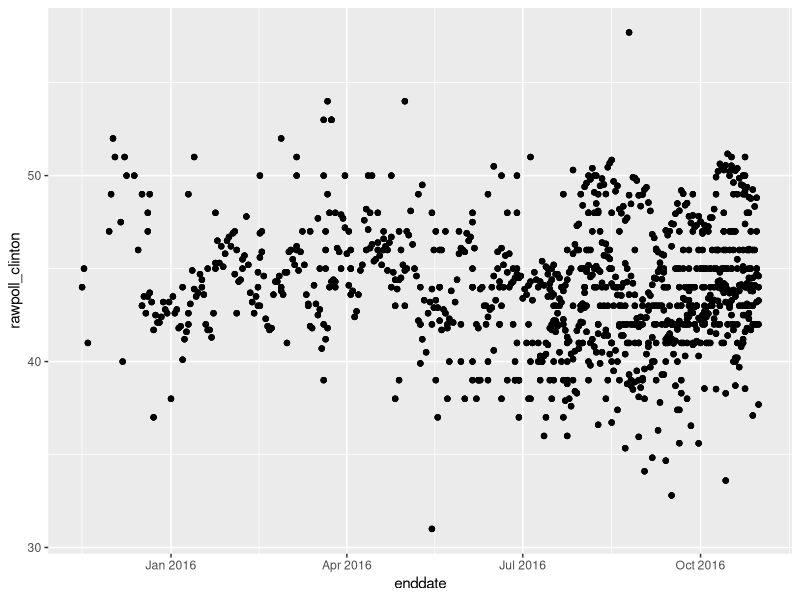
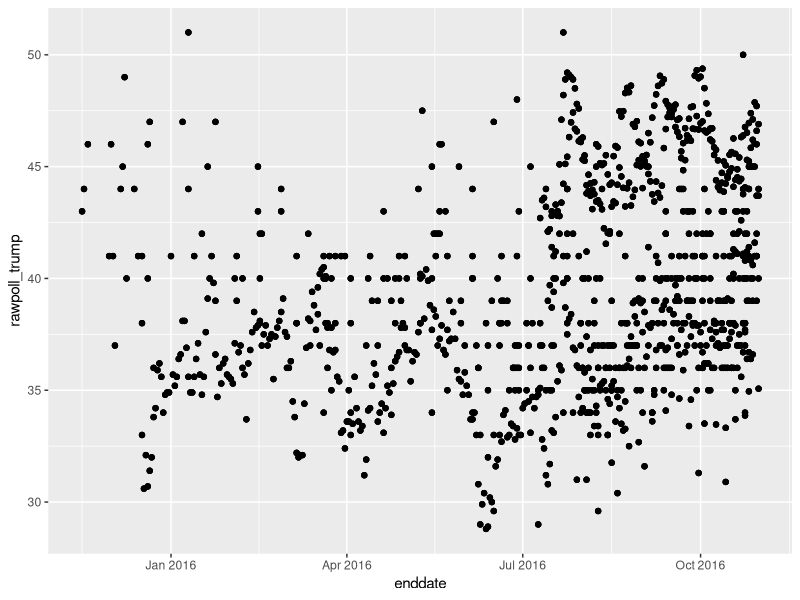
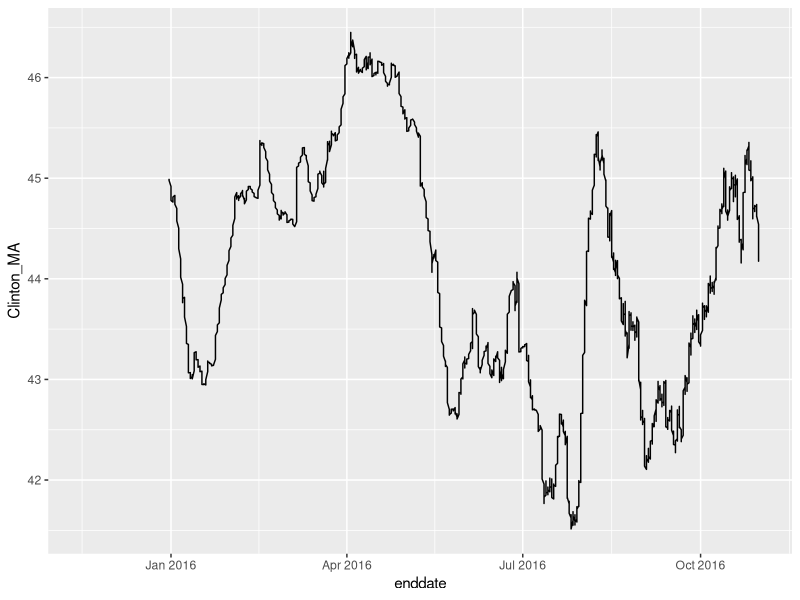
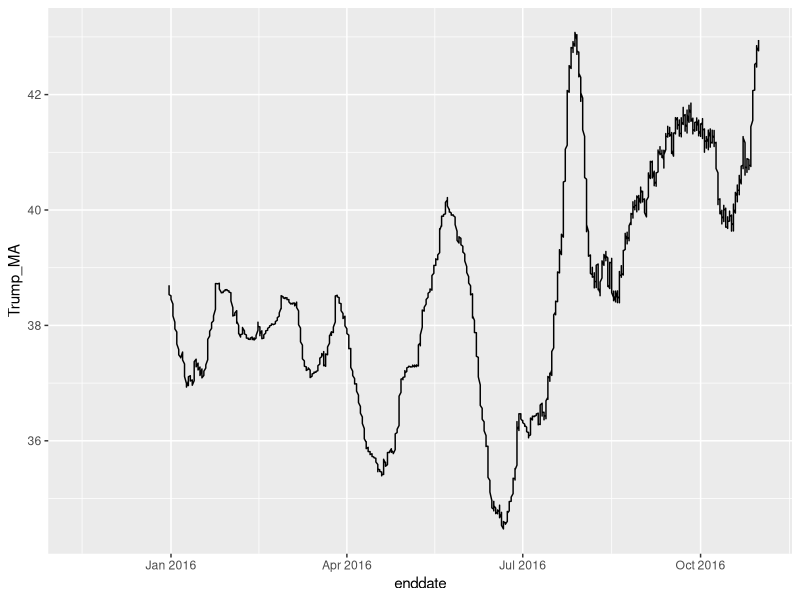
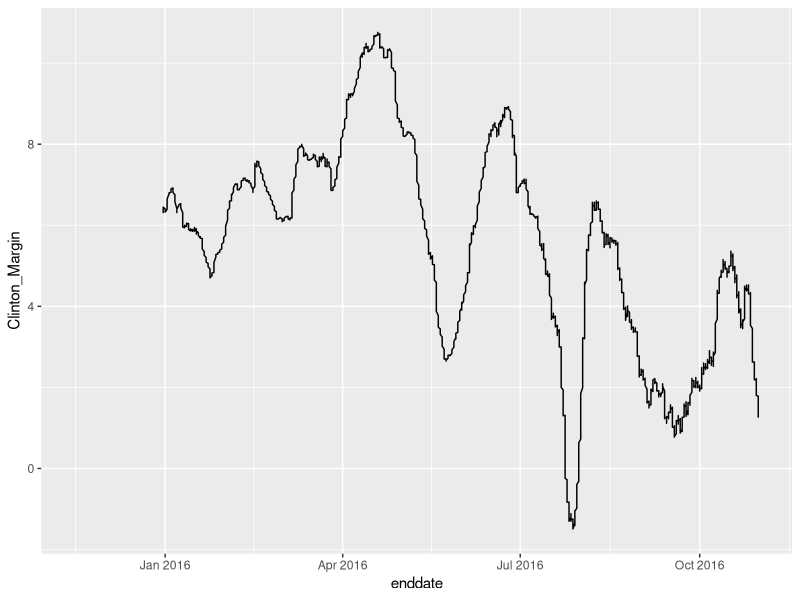
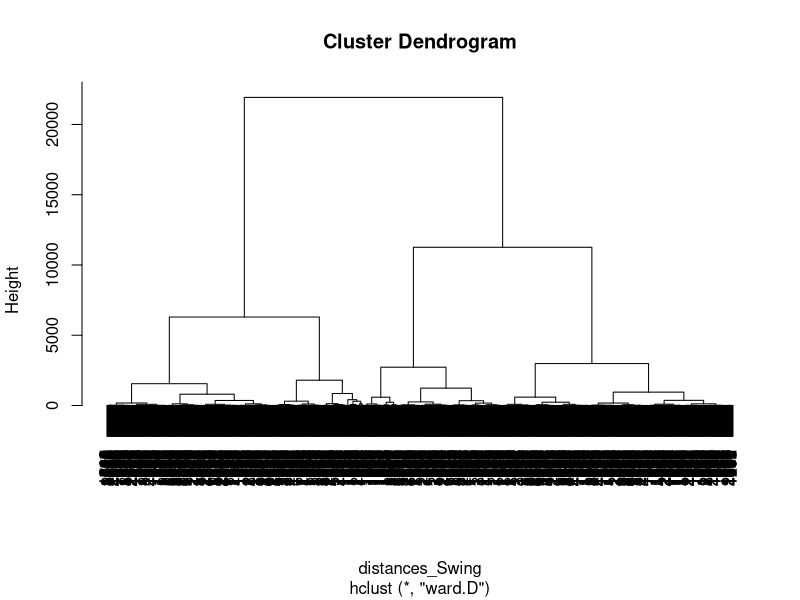

The R source for these figures, in order:
## ---- chunk 1
knitr::opts_chunk$set(echo = TRUE)
## ---- chunk 2
library(readr)

Raw_Data <- read_csv("presidential_polls.csv")

str(Raw_Data)
## ---- chunk 3
library(dplyr)

Clean_Data <- Raw_Data %>% select(-c(cycle:forecastdate, rawpoll_johnson, rawpoll_mcmullin, adjpoll_johnson:timestamp))

str(Clean_Data)
## ---- chunk 4
install.packages("lubridate")
library(lubridate)

National_Polls <- Clean_Data %>% 
  select(state, enddate, samplesize, rawpoll_clinton, rawpoll_trump) %>%
  filter(state == "U.S.") %>%
  mutate(enddate = mdy(enddate)) %>%
  arrange(enddate)

str(National_Polls)
## ---- chunk 5
install.packages("ggplot2")
library("ggplot2")

ggplot(data = National_Polls, aes(x=enddate, y=rawpoll_clinton)) +
  geom_point()
## ---- chunk 6
ggplot(data = National_Polls, aes(x=enddate, y=rawpoll_trump)) +
  geom_point()
## ---- chunk 7
install.packages("zoo")
library(zoo)

National_Polls <- National_Polls %>%
  mutate(Clinton_MA = rollmean(rawpoll_clinton, 100, na.pad=TRUE, align="right"))

ggplot(data = National_Polls, aes(x=enddate, y=Clinton_MA)) +
  geom_line()
## ---- chunk 8
National_Polls <- National_Polls %>%
  mutate(Trump_MA = rollmean(rawpoll_trump, 100, na.pad=TRUE, align="right"))

ggplot(data = National_Polls, aes(x=enddate, y=Trump_MA)) +
  geom_line()
## ---- chunk 9
National_Polls <- National_Polls %>%
  mutate(Clinton_Margin = Clinton_MA - Trump_MA)

ggplot(National_Polls, aes(x=enddate, y=Clinton_Margin)) +
  geom_line()
## ---- chunk 10
State_Polls_Swing <- Clean_Data %>%
  select(state, pollster, rawpoll_clinton, rawpoll_trump) %>%
  filter(state != "U.S.") %>%
  filter(state != "Maine CD-1") %>%
  filter(state != "Maine CD-2") %>%
  filter(state != "Nebraska CD-1") %>%
  filter(state != "Nebraska CD-2") %>%
  filter(state != "Nebraska CD-3") %>%
  mutate(Clinton_Margin = rawpoll_clinton - rawpoll_trump)
str(State_Polls_Swing)
## ---- chunk 11
State_Polls_Swing$rawpoll_clinton = NULL
State_Polls_Swing$rawpoll_trump = NULL
State_Polls_Swing <- unique(State_Polls_Swing)

distances_Swing <- dist(State_Polls_Swing, method = "euclidean")
clusterStates_Swing <- hclust(distances_Swing, method = "ward")
plot(clusterStates_Swing)

clusterGroups_Swing <- cutree(clusterStates_Swing, k = 3)
## ---- chunk 12
# Alabama
Alabama_Cluster_Swing <- round(mean(clusterGroups_Swing[State_Polls_Swing$state == "Alabama"]))
Alabama_Cluster_Swing

# Alaska
Alaska_Cluster_Swing <- round(mean(clusterGroups_Swing[State_Polls_Swing$state == "Alaska"]))
Alaska_Cluster_Swing

# Arizona
Arizona_Cluster_Swing <- round(mean(clusterGroups_Swing[State_Polls_Swing$state == "Arizona"]))
Arizona_Cluster_Swing

# Arkansas
Arkansas_Cluster_Swing <- round(mean(clusterGroups_Swing[State_Polls_Swing$state == "Arkansas"]))
Arkansas_Cluster_Swing

# California
California_Cluster_Swing <- round(mean(clusterGroups_Swing[State_Polls_Swing$state == "California"]))
California_Cluster_Swing

# Colorado
Colorado_Cluster_Swing <- round(mean(clusterGroups_Swing[State_Polls_Swing$state == "Colorado"]))
Colorado_Cluster_Swing

# Connecticut
Connecticut_Cluster_Swing <- round(mean(clusterGroups_Swing[State_Polls_Swing$state == "Connecticut"]))
Connecticut_Cluster_Swing

# District of Columbia
District_of_Columbia_Cluster_Swing <- round(mean(clusterGroups_Swing[State_Polls_Swing$state == "District of Columbia"]))
District_of_Columbia_Cluster_Swing

# Delaware
Delaware_Cluster_Swing <- round(mean(clusterGroups_Swing[State_Polls_Swing$state == "Delaware"]))
Delaware_Cluster_Swing

# Florida
Florida_Cluster_Swing <- round(mean(clusterGroups_Swing[State_Polls_Swing$state == "Florida"]))
Florida_Cluster_Swing

# Georgia
Georgia_Cluster_Swing <- round(mean(clusterGroups_Swing[State_Polls_Swing$state == "Georgia"]))
Georgia_Cluster_Swing

# Hawaii
Hawaii_Cluster_Swing <- round(mean(clusterGroups_Swing[State_Polls_Swing$state == "Hawaii"]))
Hawaii_Cluster_Swing

# Idaho
Idaho_Cluster_Swing <- round(mean(clusterGroups_Swing[State_Polls_Swing$state == "Idaho"]))
Idaho_Cluster_Swing

# Illinois
Illinois_Cluster_Swing <- round(mean(clusterGroups_Swing[State_Polls_Swing$state == "Illinois"]))
Illinois_Cluster_Swing

# Indiana
Indiana_Cluster_Swing <- round(mean(clusterGroups_Swing[State_Polls_Swing$state == "Indiana"]))
Indiana_Cluster_Swing

# Iowa
Iowa_Cluster_Swing <- round(mean(clusterGroups_Swing[State_Polls_Swing$state == "Iowa"]))
Iowa_Cluster_Swing

# Kansas
Kansas_Cluster_Swing <- round(mean(clusterGroups_Swing[State_Polls_Swing$state == "Kansas"]))
Kansas_Cluster_Swing

# Kentucky
Kentucky_Cluster_Swing <- round(mean(clusterGroups_Swing[State_Polls_Swing$state == "Kentucky"]))
Kentucky_Cluster_Swing

# Louisiana
Louisiana_Cluster_Swing <- round(mean(clusterGroups_Swing[State_Polls_Swing$state == "Louisiana"]))
Louisiana_Cluster_Swing

# Maine
Maine_Cluster_Swing <- round(mean(clusterGroups_Swing[State_Polls_Swing$state == "Maine"]))
Maine_Cluster_Swing

# Maryland
Maryland_Cluster_Swing <- round(mean(clusterGroups_Swing[State_Polls_Swing$state == "Maryland"]))
Maryland_Cluster_Swing

# Massachusetts
Massachusetts_Cluster_Swing <- round(mean(clusterGroups_Swing[State_Polls_Swing$state == "Massachusetts"]))
Massachusetts_Cluster_Swing

# Michigan
Michigan_Cluster_Swing <- round(mean(clusterGroups_Swing[State_Polls_Swing$state == "Michigan"]))
Michigan_Cluster_Swing

# Minnesota
Minnesota_Cluster_Swing <- round(mean(clusterGroups_Swing[State_Polls_Swing$state == "Minnesota"]))
Minnesota_Cluster_Swing

# Mississippi
Mississippi_Cluster_Swing <- round(mean(clusterGroups_Swing[State_Polls_Swing$state == "Mississippi"]))
Mississippi_Cluster_Swing

# Missouri
Missouri_Cluster_Swing <- round(mean(clusterGroups_Swing[State_Polls_Swing$state == "Missouri"]))
Missouri_Cluster_Swing

# Montana
Montana_Cluster_Swing <- round(mean(clusterGroups_Swing[State_Polls_Swing$state == "Montana"]))
Montana_Cluster_Swing

# Nebraska
Nebraska_Cluster_Swing <- round(mean(clusterGroups_Swing[State_Polls_Swing$state == "Nebraska"]))
Nebraska_Cluster_Swing

# Nevada
Nevada_Cluster_Swing <- round(mean(clusterGroups_Swing[State_Polls_Swing$state == "Nevada"]))
Nevada_Cluster_Swing

# New Hampshire
New_Hampshire_Cluster_Swing <- round(mean(clusterGroups_Swing[State_Polls_Swing$state == "New Hampshire"]))
New_Hampshire_Cluster_Swing

# New Jersey
New_Jersey_Cluster_Swing <- round(mean(clusterGroups_Swing[State_Polls_Swing$state == "New Jersey"]))
New_Jersey_Cluster_Swing

# New Mexico
New_Mexico_Cluster_Swing <- round(mean(clusterGroups_Swing[State_Polls_Swing$state == "New Mexico"]))
New_Mexico_Cluster_Swing

# New York
New_York_Cluster_Swing <- round(mean(clusterGroups_Swing[State_Polls_Swing$state == "New York"]))
New_York_Cluster_Swing

# North Carolina
North_Carolina_Cluster_Swing <- round(mean(clusterGroups_Swing[State_Polls_Swing$state == "North Carolina"]))
North_Carolina_Cluster_Swing

# North Dakota
North_Dakota_Cluster_Swing <- round(mean(clusterGroups_Swing[State_Polls_Swing$state == "North Dakota"]))
North_Dakota_Cluster_Swing

# Ohio
Ohio_Cluster_Swing <- round(mean(clusterGroups_Swing[State_Polls_Swing$state == "Ohio"]))
Ohio_Cluster_Swing

# Oklahoma
Oklahoma_Cluster_Swing <- round(mean(clusterGroups_Swing[State_Polls_Swing$state == "Oklahoma"]))
Oklahoma_Cluster_Swing

# Oregon
Oregon_Cluster_Swing <- round(mean(clusterGroups_Swing[State_Polls_Swing$state == "Oregon"]))
Oregon_Cluster_Swing

# Pennsylvania
Pennsylvania_Cluster_Swing <- round(mean(clusterGroups_Swing[State_Polls_Swing$state == "Pennsylvania"]))
Pennsylvania_Cluster_Swing

# Rhode Island
Rhode_Island_Cluster_Swing <- round(mean(clusterGroups_Swing[State_Polls_Swing$state == "Rhode Island"]))
Rhode_Island_Cluster_Swing

# South Carolina
South_Carolina_Cluster_Swing <- round(mean(clusterGroups_Swing[State_Polls_Swing$state == "South Carolina"]))
South_Carolina_Cluster_Swing

# South Dakota
South_Dakota_Cluster_Swing <- round(mean(clusterGroups_Swing[State_Polls_Swing$state == "South Dakota"]))
South_Dakota_Cluster_Swing

# Tennessee
Tennessee_Cluster_Swing <- round(mean(clusterGroups_Swing[State_Polls_Swing$state == "Tennessee"]))
Tennessee_Cluster_Swing

# Texas
Texas_Cluster_Swing <- round(mean(clusterGroups_Swing[State_Polls_Swing$state == "Texas"]))
Texas_Cluster_Swing

# Utah
Utah_Cluster_Swing <- round(mean(clusterGroups_Swing[State_Polls_Swing$state == "Utah"]))
Utah_Cluster_Swing

# Vermont
Vermont_Cluster_Swing <- round(mean(clusterGroups_Swing[State_Polls_Swing$state == "Vermont"]))
Vermont_Cluster_Swing

# Virginia
Virginia_Cluster_Swing <- round(mean(clusterGroups_Swing[State_Polls_Swing$state == "Virginia"]))
Virginia_Cluster_Swing

# Washington
Washington_Cluster_Swing <- round(mean(clusterGroups_Swing[State_Polls_Swing$state == "Washington"]))
Washington_Cluster_Swing

# West Virginia
West_Virginia_Cluster_Swing <- round(mean(clusterGroups_Swing[State_Polls_Swing$state == "West Virginia"]))
West_Virginia_Cluster_Swing

# Wisconsin
Wisconsin_Cluster_Swing <- round(mean(clusterGroups_Swing[State_Polls_Swing$state == "Wisconsin"]))
Wisconsin_Cluster_Swing

# Wyoming
Wyoming_Cluster_Swing <- round(mean(clusterGroups_Swing[State_Polls_Swing$state == "Wyoming"]))
Wyoming_Cluster_Swing
## ---- chunk 13
# Alaska
mean(clusterGroups_Swing[State_Polls_Swing$state == "Alaska"])
Alaska_Data <- Clean_Data %>%
  filter(state == "Alaska")

# Arizona
mean(clusterGroups_Swing[State_Polls_Swing$state == "Arizona"])
Arizona_Data <- Clean_Data %>%
  filter(state == "Arizona")

# Florida
mean(clusterGroups_Swing[State_Polls_Swing$state == "Florida"])
Florida_Data <- Clean_Data %>%
  filter(state == "Florida")

# Georgia
mean(clusterGroups_Swing[State_Polls_Swing$state == "Georgia"])
Georgia_Data <- Clean_Data %>%
  filter(state == "Georgia")

# Indiana
mean(clusterGroups_Swing[State_Polls_Swing$state == "Indiana"])
Indiana_Data <- Clean_Data %>%
  filter(state == "Indiana")

# Iowa
mean(clusterGroups_Swing[State_Polls_Swing$state == "Iowa"])
Iowa_Data <- Clean_Data %>%
  filter(state == "Iowa")

# Kansas
mean(clusterGroups_Swing[State_Polls_Swing$state == "Kansas"])
Kansas_Data <- Clean_Data %>%
  filter(state == "Kansas")

# Missouri
mean(clusterGroups_Swing[State_Polls_Swing$state == "Missouri"])
Missouri_Data <- Clean_Data %>%
  filter(state == "Missouri")

# Nevada
mean(clusterGroups_Swing[State_Polls_Swing$state == "Nevada"])
Nevada_Data <- Clean_Data %>%
  filter(state == "Nevada")

# North Carolina
mean(clusterGroups_Swing[State_Polls_Swing$state == "North Carolina"])
North_Carolina_Data <- Clean_Data %>%
  filter(state == "North Carolina")

# Ohio
mean(clusterGroups_Swing[State_Polls_Swing$state == "Ohio"])
Ohio_Data <- Clean_Data %>%
  filter(state == "Ohio")

# South Carolina
mean(clusterGroups_Swing[State_Polls_Swing$state == "South Carolina"])
South_Carolina_Data <- Clean_Data %>%
  filter(state == "South Carolina")

# Texas
mean(clusterGroups_Swing[State_Polls_Swing$state == "Texas"])
Texas_Data <- Clean_Data %>%
  filter(state == "Texas")

# Utah
mean(clusterGroups_Swing[State_Polls_Swing$state == "Utah"])
Utah_Data <- Clean_Data %>%
  filter(state == "Utah")
## ---- chunk 14
State_Polls_Final <- State_Polls_Swing

distances_Final <- dist(State_Polls_Final, method = "euclidean")
clusterStates_Final <- hclust(distances_Final, method = "ward")

clusterGroups_Final <- cutree(clusterStates_Final, k = 2)
## ---- chunk 15
# Alabama
Alabama_Cluster_Final <- round(mean(clusterGroups_Final[State_Polls_Final$state == "Alabama"]))
Alabama_Cluster_Final

# Alaska
Alaska_Cluster_Final <- round(mean(clusterGroups_Final[State_Polls_Final$state == "Alaska"]))
Alaska_Cluster_Final

# Arizona
Arizona_Cluster_Final <- round(mean(clusterGroups_Final[State_Polls_Final$state == "Arizona"]))
Arizona_Cluster_Final

# Arkansas
Arkansas_Cluster_Final <- round(mean(clusterGroups_Final[State_Polls_Final$state == "Arkansas"]))
Arkansas_Cluster_Final

# California
California_Cluster_Final <- round(mean(clusterGroups_Final[State_Polls_Final$state == "California"]))
California_Cluster_Final

# Colorado
Colorado_Cluster_Final <- round(mean(clusterGroups_Final[State_Polls_Final$state == "Colorado"]))
Colorado_Cluster_Final

# Connecticut
Connecticut_Cluster_Final <- round(mean(clusterGroups_Final[State_Polls_Final$state == "Connecticut"]))
Connecticut_Cluster_Final

# District of Columbia
District_of_Columbia_Cluster_Final <- round(mean(clusterGroups_Final[State_Polls_Final$state == "District of Columbia"]))
District_of_Columbia_Cluster_Final

# Delaware
Delaware_Cluster_Final <- round(mean(clusterGroups_Final[State_Polls_Final$state == "Delaware"]))
Delaware_Cluster_Final

# Florida
Florida_Cluster_Final <- round(mean(clusterGroups_Final[State_Polls_Final$state == "Florida"]))
Florida_Cluster_Final

# Georgia
Georgia_Cluster_Final <- round(mean(clusterGroups_Final[State_Polls_Final$state == "Georgia"]))
Georgia_Cluster_Final

# Hawaii
Hawaii_Cluster_Final <- round(mean(clusterGroups_Final[State_Polls_Final$state == "Hawaii"]))
Hawaii_Cluster_Final

# Idaho
Idaho_Cluster_Final <- round(mean(clusterGroups_Final[State_Polls_Final$state == "Idaho"]))
Idaho_Cluster_Final

# Illinois
Illinois_Cluster_Final <- round(mean(clusterGroups_Final[State_Polls_Final$state == "Illinois"]))
Illinois_Cluster_Final

# Indiana
Indiana_Cluster_Final <- round(mean(clusterGroups_Final[State_Polls_Final$state == "Indiana"]))
Indiana_Cluster_Final

# Iowa
Iowa_Cluster_Final <- round(mean(clusterGroups_Final[State_Polls_Final$state == "Iowa"]))
Iowa_Cluster_Final

# Kansas
Kansas_Cluster_Final <- round(mean(clusterGroups_Final[State_Polls_Final$state == "Kansas"]))
Kansas_Cluster_Final

# Kentucky
Kentucky_Cluster_Final <- round(mean(clusterGroups_Final[State_Polls_Final$state == "Kentucky"]))
Kentucky_Cluster_Final

# Louisiana
Louisiana_Cluster_Final <- round(mean(clusterGroups_Final[State_Polls_Final$state == "Louisiana"]))
Louisiana_Cluster_Final

# Maine
Maine_Cluster_Final <- round(mean(clusterGroups_Final[State_Polls_Final$state == "Maine"]))
Maine_Cluster_Final

# Maryland
Maryland_Cluster_Final <- round(mean(clusterGroups_Final[State_Polls_Final$state == "Maryland"]))
Maryland_Cluster_Final

# Massachusetts
Massachusetts_Cluster_Final <- round(mean(clusterGroups_Final[State_Polls_Final$state == "Massachusetts"]))
Massachusetts_Cluster_Final

# Michigan
Michigan_Cluster_Final <- round(mean(clusterGroups_Final[State_Polls_Final$state == "Michigan"]))
Michigan_Cluster_Final

# Minnesota
Minnesota_Cluster_Final <- round(mean(clusterGroups_Final[State_Polls_Final$state == "Minnesota"]))
Minnesota_Cluster_Final

# Mississippi
Mississippi_Cluster_Final <- round(mean(clusterGroups_Final[State_Polls_Final$state == "Mississippi"]))
Mississippi_Cluster_Final

# Missouri
Missouri_Cluster_Final <- round(mean(clusterGroups_Final[State_Polls_Final$state == "Missouri"]))
Missouri_Cluster_Final

# Montana
Montana_Cluster_Final <- round(mean(clusterGroups_Final[State_Polls_Final$state == "Montana"]))
Montana_Cluster_Final

# Nebraska
Nebraska_Cluster_Final <- round(mean(clusterGroups_Final[State_Polls_Final$state == "Nebraska"]))
Nebraska_Cluster_Final

# Nevada
Nevada_Cluster_Final <- round(mean(clusterGroups_Final[State_Polls_Final$state == "Nevada"]))
Nevada_Cluster_Final

# New Hampshire
New_Hampshire_Cluster_Final <- round(mean(clusterGroups_Final[State_Polls_Final$state == "New Hampshire"]))
New_Hampshire_Cluster_Final

# New Jersey
New_Jersey_Cluster_Final <- round(mean(clusterGroups_Final[State_Polls_Final$state == "New Jersey"]))
New_Jersey_Cluster_Final

# New Mexico
New_Mexico_Cluster_Final <- round(mean(clusterGroups_Final[State_Polls_Final$state == "New Mexico"]))
New_Mexico_Cluster_Final

# New York
New_York_Cluster_Final <- round(mean(clusterGroups_Final[State_Polls_Final$state == "New York"]))
New_York_Cluster_Final

# North Carolina
North_Carolina_Cluster_Final <- round(mean(clusterGroups_Final[State_Polls_Final$state == "North Carolina"]))
North_Carolina_Cluster_Final

# North Dakota
North_Dakota_Cluster_Final <- round(mean(clusterGroups_Final[State_Polls_Final$state == "North Dakota"]))
North_Dakota_Cluster_Final

# Ohio
Ohio_Cluster_Final <- round(mean(clusterGroups_Final[State_Polls_Final$state == "Ohio"]))
Ohio_Cluster_Final

# Oklahoma
Oklahoma_Cluster_Final <- round(mean(clusterGroups_Final[State_Polls_Final$state == "Oklahoma"]))
Oklahoma_Cluster_Final

# Oregon
Oregon_Cluster_Final <- round(mean(clusterGroups_Final[State_Polls_Final$state == "Oregon"]))
Oregon_Cluster_Final

# Pennsylvania
Pennsylvania_Cluster_Final <- round(mean(clusterGroups_Final[State_Polls_Final$state == "Pennsylvania"]))
Pennsylvania_Cluster_Final

# Rhode Island
Rhode_Island_Cluster_Final <- round(mean(clusterGroups_Final[State_Polls_Final$state == "Rhode Island"]))
Rhode_Island_Cluster_Final

# South Carolina
South_Carolina_Cluster_Final <- round(mean(clusterGroups_Final[State_Polls_Final$state == "South Carolina"]))
South_Carolina_Cluster_Final

# South Dakota
South_Dakota_Cluster_Final <- round(mean(clusterGroups_Final[State_Polls_Final$state == "South Dakota"]))
South_Dakota_Cluster_Final

# Tennessee
Tennessee_Cluster_Final <- round(mean(clusterGroups_Final[State_Polls_Final$state == "Tennessee"]))
Tennessee_Cluster_Final

# Texas
Texas_Cluster_Final <- round(mean(clusterGroups_Final[State_Polls_Final$state == "Texas"]))
Texas_Cluster_Final

# Utah
Utah_Cluster_Final <- round(mean(clusterGroups_Final[State_Polls_Final$state == "Utah"]))
Utah_Cluster_Final

# Vermont
Vermont_Cluster_Final <- round(mean(clusterGroups_Final[State_Polls_Final$state == "Vermont"]))
Vermont_Cluster_Final

# Virginia
Virginia_Cluster_Final <- round(mean(clusterGroups_Final[State_Polls_Final$state == "Virginia"]))
Virginia_Cluster_Final

# Washington
Washington_Cluster_Final <- round(mean(clusterGroups_Final[State_Polls_Final$state == "Washington"]))
Washington_Cluster_Final

# West Virginia
West_Virginia_Cluster_Final <- round(mean(clusterGroups_Final[State_Polls_Final$state == "West Virginia"]))
West_Virginia_Cluster_Final

# Wisconsin
Wisconsin_Cluster_Final <- round(mean(clusterGroups_Final[State_Polls_Final$state == "Wisconsin"]))
Wisconsin_Cluster_Final

# Wyoming
Wyoming_Cluster_Final <- round(mean(clusterGroups_Final[State_Polls_Final$state == "Wyoming"]))
Wyoming_Cluster_Final
